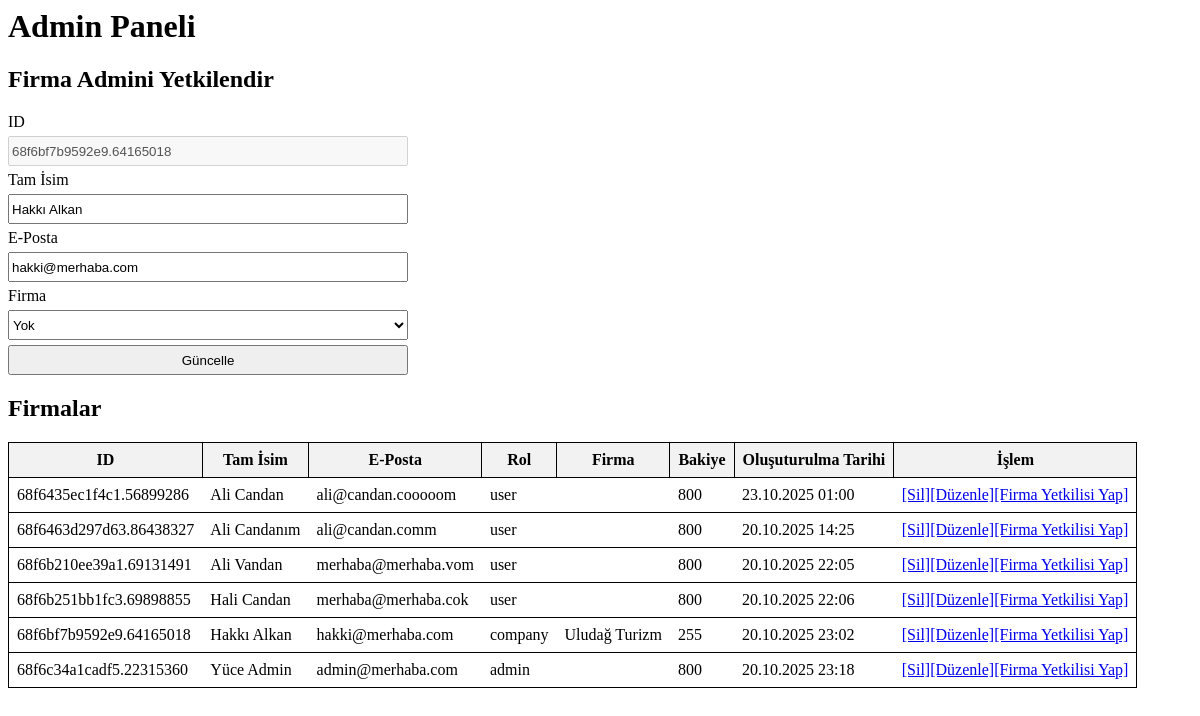
Screenshot of /templates/admin/adminpanel.php?action=firma-admini-yetkilendir&kullanici-id=68f6bf7b9592e9.64165018 with the database file from the repository.
### tables this page shows
CREATE TABLE User (
            id TEXT PRIMARY KEY NOT NULL,
            full_name TEXT NOT NULL,
            email TEXT UNIQUE NOT NULL,
            role TEXT NOT NULL,
            password TEXT NOT NULL,
            company_id TEXT,
            balance INTEGER NOT NULL DEFAULT 800,
            created_at TEXT NOT NULL DEFAULT CURRENT_TIMESTAMP,
            FOREIGN KEY (company_id) REFERENCES Bus_Company(id)
        );

CREATE TABLE Bus_Company (
            id TEXT PRIMARY KEY NOT NULL,
            name TEXT UNIQUE NOT NULL,
            logo_path TEXT,
            created_at TEXT NOT NULL DEFAULT CURRENT_TIMESTAMP
        );

### classes/Database.php (called while the page is built, shortened)
<?php
class Database {
    public function __construct()
    {
        $this->db = new SQLite3(__DIR__ . '/../database/database.db');
    }
}
?>

### classes/User.php (called while the page is built, shortened)
<?php
require_once __DIR__ . "/Database.php";
class User2 {
    private ?string $id;
    private ?string $full_name;
    private ?string $email;
    private ?string $role;
    private ?string $companyId;
    private ?int $balance;
    private ?DateTimeImmutable $created_at;
    public function __construct(
        ?string $id,
        ?string $full_name,
        ?string $email,
        ?Role $role,
        ?string $password,
        ?string $companyId,
        ?int $balance,
        ?DateTimeImmutable $created_at
    ) {
        $this->id = $id;
        $this->full_name = $full_name;
        $this->email = $email;
        $this->role = $role->value;
        $this->companyId = $companyId;
        $this->balance = $balance;
        $this->created_at = $created_at ?? new DateTimeImmutable();
    }
    public function getId(): ?string {
        return $this->id;
    }
    public function getFullName(): string {
        return $this->full_name;
    }
    public function getEmail(): string {
        return $this->email;
    }
    public function getRole(): string {
        return $this->role;
    }
    public function getBalance(): int {
        return $this->balance;
    }
    public function getCreatedAt(): ?DateTimeImmutable {
        return $this->created_at;
    }
    public function getCompanyId(): ?string {
        return $this->companyId;
    }
}
class UserRepository {
    private SQLite3 $db;
    public function __construct() {
        $this->db = new Database()->db;
    }
    private function hydrateUser(array $row): User2 {
        $createdAt = new DateTimeImmutable($row['created_at']);
        return new User2(
            $row['id'],
            $row['full_name'],
            $row['email'],
            Role::from($row['role']),
            $row['password'],
            $row['company_id'],
            $row['balance'],
            $createdAt,
        );
    }
    public function findById(string $id): ?User2 {
        $stmt = $this->db->prepare("SELECT * FROM User WHERE id = :id");
        $stmt->bindValue(":id", $id, SQLITE3_TEXT);
        $result = $stmt->execute();
        $row = $result->fetchArray(SQLITE3_ASSOC);
        return $row ? $this->hydrateUser($row) : null;
    }
    public function findAll(): array {
        $result = $this->db->query("SELECT * FROM User");
        $users = [];
        while ($row = $result->fetchArray(SQLITE3_ASSOC)) {
            $users[] = $this->hydrateUser($row);
        }
        return $users;
    }
}
?>

### classes/Company.php (called while the page is built, shortened)
<?php
class Company{
    private ?string $name;
    public function __construct(?string $name=null, ?string $id=null)
    {
        $this->name=$name;
    }
    public function getName():?string{
        return $this->name;
    }
}
class CompanyRepository{
    private SQLite3 $db;
    public function __construct()
    {
        $this->db = new Database()->db;
    }
    public function findById(?string $id): ?Company
    {
        if(empty($id)){
            return new Company();
        }
        $stmt = $this->db->prepare("SELECT * FROM Bus_Company WHERE id = :id");
        $stmt->bindValue(":id", $id);
        $result = $stmt->execute();
        $row = $result->fetchArray(SQLITE3_ASSOC);
        return new Company($row['name'], $row['id']);
    }
}
?>

### templates/admin/adminpanel.php (the view, shortened to what this page needs)
<?php
require_once __DIR__ . "/../../classes/Company.php";
$get_action = $_GET["action"] ?? false;
$userRepo = new UserRepository();
$companyRepo = new CompanyRepository();
?>
<html>
    <link rel="stylesheet" href="/assets/css/style.css">
    <body>
        <h1>Admin Paneli</h1>
        <?php if($get_action == "firma-admini-yetkilendir"){ ?>
        <?php $kullanici = $userRepo->findById($_GET["kullanici-id"]);?>
        <div>
            <h2>Firma Admini Yetkilendir</h2>
            <form action="" method="post">
                <div class="form-wrapper">
                    <label for="kullanici-id">ID</label>
                    <input type="text" value="<?php print_r($kullanici->getId()) ?>" disabled>
                    <input type="hidden" name="kullanici-id" value="<?php print_r($kullanici->getId()) ?>">
                    <label for="kullanici-isim">Tam İsim</label>
                    <input type="text" name="kullanici-isim" value="<?php print_r($kullanici->getFullName()) ?>">
                    <label for="kullanici-eposta">E-Posta</label>
                    <input type="email" name="kullanici-eposta" value="<?php print_r($kullanici->getEmail()) ?>">
                    <label for="firma-id">Firma</label>
                    <select name="firma-id">
                        <option value="temizle">Yok</option>
                    </select>
                    <input type="submit" value="Güncelle">
                </div>
            </form>
        </div>
        <?php } ?>
        <div>
            <h2>Firmalar</h2>
            <div class="table-wrapper" >
                <?php
                echo "<table>";
                echo "<thead>";
                echo "<tr>";
                echo "<th>ID</th>";
                echo "<th>Tam İsim</th>";
                echo "<th>E-Posta</th>";
                echo "<th>Rol</th>";
                echo "<th>Firma</th>";
                echo "<th>Bakiye</th>";
                echo "<th>Oluşuturulma Tarihi</th>";
                echo "<th>İşlem</th>";
                echo "</tr>";
                echo "</thead>";
                echo "<tbody>";
                foreach($userRepo->findAll() as $row){
                    $id = urlencode($row->getId());
                    echo "<tr>";
                    echo "<td>" . $row->getId() . "</td>";
                    echo "<td>" . $row->getFullName() . "</td>";
                    echo "<td>" . $row->getEmail() . "</td>";
                    echo "<td>" . $row->getRole() . "</td>";
                    echo "<td>" . $companyRepo->findById($row->getCompanyId())->getName() . "</td>";
                    echo "<td>" . $row->getBalance() . "</td>";
                    echo "<td>" . $row->getCreatedAt()->format('d.m.Y H:i') . "</td>";
                    echo "<td>";
                    echo "<a href='?action=kullanici-sil&kullanici-id={$id}'>[Sil]</a>";
                    echo "<a href='?action=kullanici-duzenle&kullanici-id={$id}'>[Düzenle]</a>";
                    echo "<a href='?action=firma-admini-yetkilendir&kullanici-id={$id}'>[Firma Yetkilisi Yap]</a>";
                    echo "</td>";
                    echo "</tr>";
                }
                echo "</tbody>";
                echo "</table>";
                ?>
            </div>
        </div>
    </body>
</html>

### assets/css/style.css (style rules this page uses)
.form-wrapper { display: flex; flex-direction: column; gap: 5px; max-width: 400px; }
.table-wrapper table { border: 1px solid; border-collapse: collapse; }
.table-wrapper th { border: 1px solid; padding: 8px; background-color: #f2f2f2; }
.table-wrapper td { padding: 8px; border: solid; border-width: 1px 0 1px 0; }
input, select { height: 30px; }

### rows the page displays
user: id "68f6435ec1f4c1.56899286", full_name "Ali Candan", email "ali@candan.cooooom", role "user", balance "800", format "23.10.2025 01:00"
user: id "68f6463d297d63.86438327", full_name "Ali Candanım", email "ali@candan.comm", role "user", balance "800", format "20.10.2025 14:25"
user: id "68f6b210ee39a1.69131491", full_name "Ali Vandan", email "merhaba@merhaba.vom", role "user", balance "800", format "20.10.2025 22:05"
user: id "68f6b251bb1fc3.69898855", full_name "Hali Candan", email "merhaba@merhaba.cok", role "user", balance "800", format "20.10.2025 22:06"
user: id "68f6bf7b9592e9.64165018", full_name "Hakkı Alkan", email "hakki@merhaba.com", role "company", company.name "Uludağ Turizm", balance "255", format "20.10.2025 23:02"
user: id "68f6c34a1cadf5.22315360", full_name "Yüce Admin", email "admin@merhaba.com", role "admin", balance "800", format "20.10.2025 23:18"
